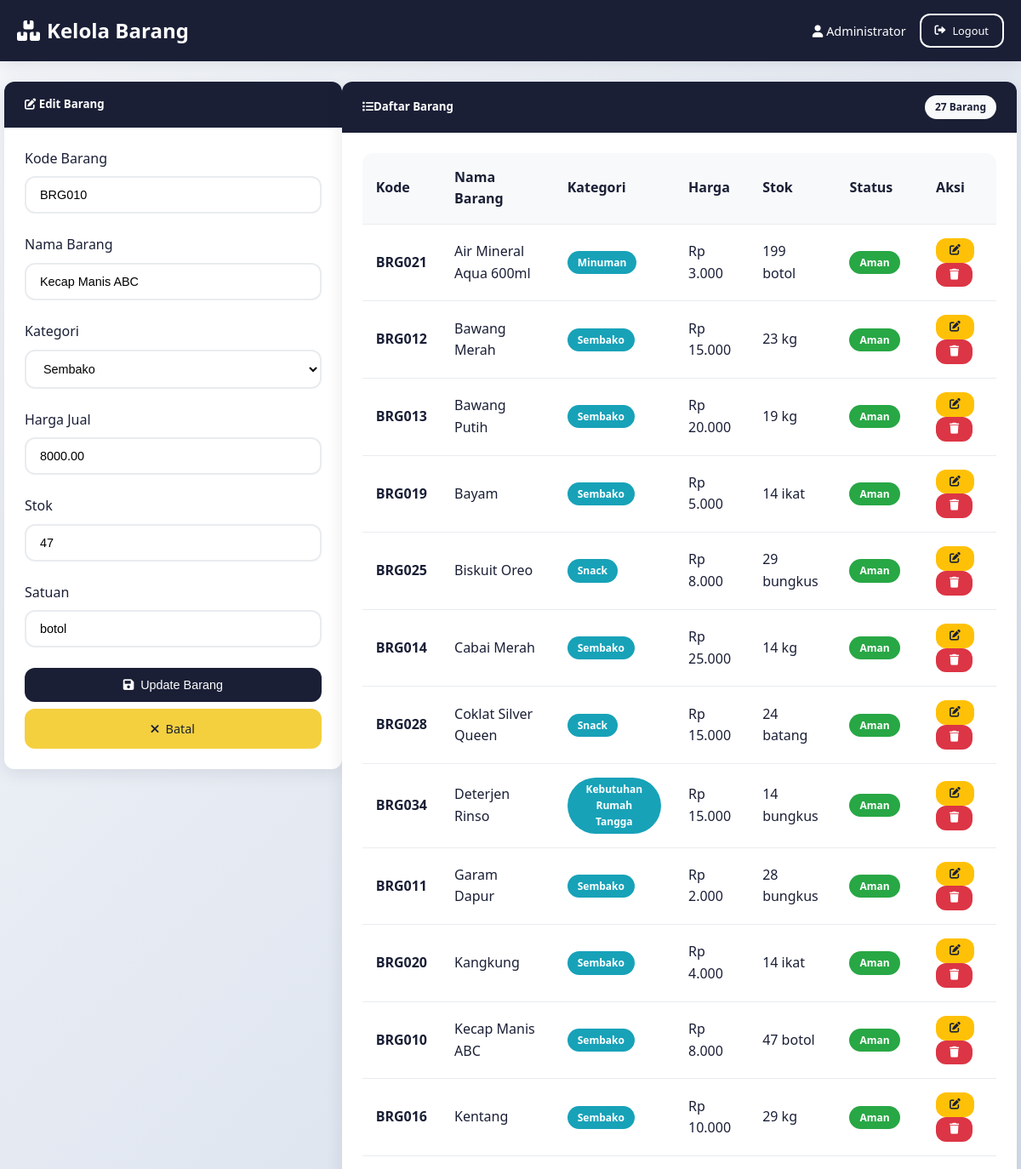
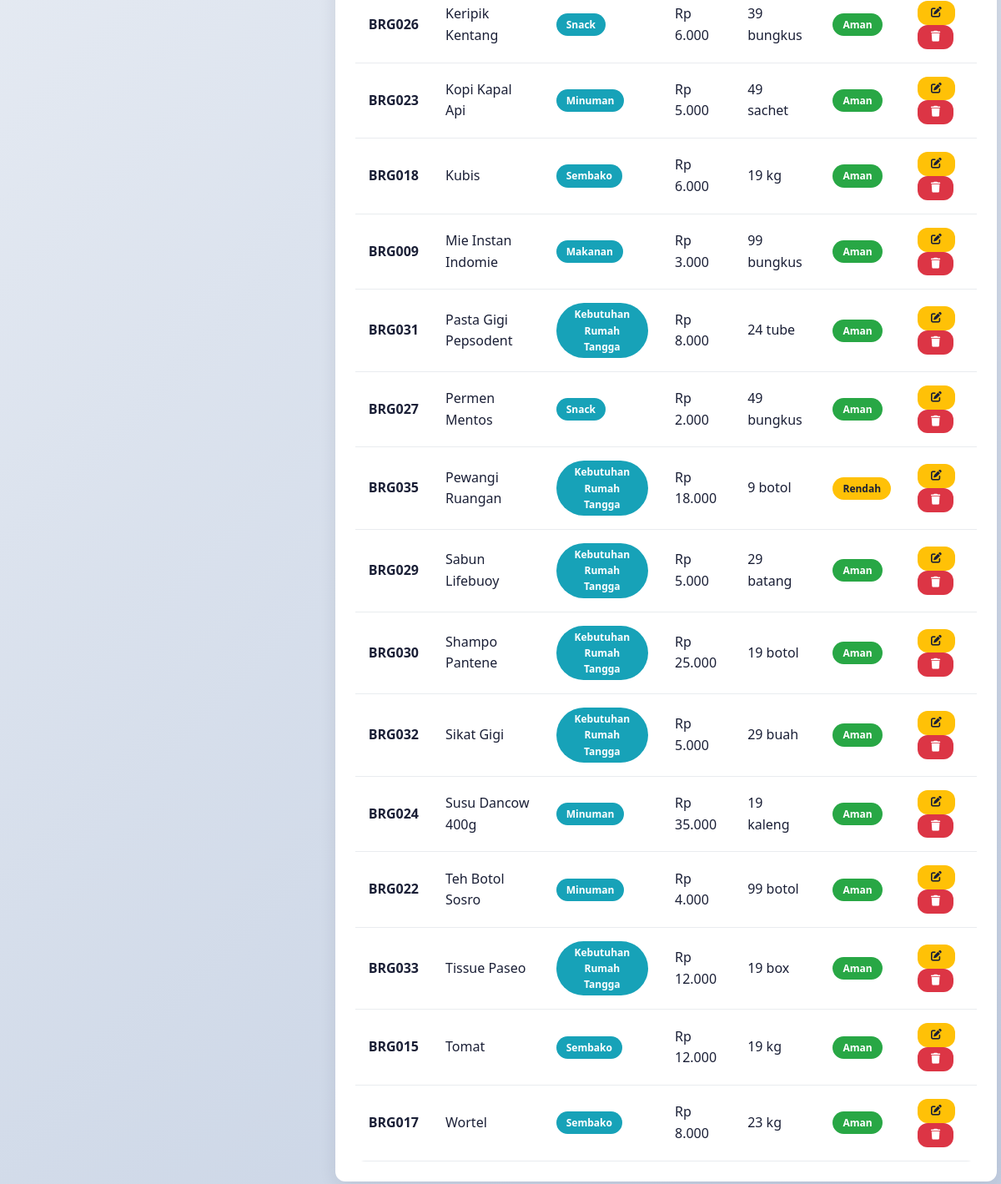
Page /kepala_toko/kelola_barang.php?edit=2 (signed in) on the committed database (2 pictures, top to bottom).
### tables this page shows
CREATE TABLE barang (
    id INT AUTO_INCREMENT PRIMARY KEY,
    kode_barang VARCHAR(20) UNIQUE NOT NULL,
    nama_barang VARCHAR(100) NOT NULL,
    kategori_id INT,
    harga_jual DECIMAL(10,2) NOT NULL,
    stok INT DEFAULT 0,
    satuan VARCHAR(20) DEFAULT 'pcs',
    created_at TIMESTAMP DEFAULT CURRENT_TIMESTAMP,
    updated_at TIMESTAMP DEFAULT CURRENT_TIMESTAMP ON UPDATE CURRENT_TIMESTAMP,
    FOREIGN KEY (kategori_id) REFERENCES kategori(id) ON DELETE SET NULL
);

CREATE TABLE kategori (
    id INT AUTO_INCREMENT PRIMARY KEY,
    nama_kategori VARCHAR(50) NOT NULL,
    created_at TIMESTAMP DEFAULT CURRENT_TIMESTAMP
);

### kepala_toko/kelola_barang.php (the view, shortened to what this page needs)
<?php
$database = new Database();
$db = $database->getConnection();
$query_barang = "SELECT b.*, k.nama_kategori FROM barang b
                 LEFT JOIN kategori k ON b.kategori_id = k.id
                 ORDER BY b.nama_barang";
$stmt_barang = $db->prepare($query_barang);
$stmt_barang->execute();
$barang_list = $stmt_barang->fetchAll(PDO::FETCH_ASSOC);
$query_kategori = "SELECT * FROM kategori ORDER BY nama_kategori";
$stmt_kategori = $db->prepare($query_kategori);
$stmt_kategori->execute();
$kategori_list = $stmt_kategori->fetchAll(PDO::FETCH_ASSOC);
$edit_barang = null;
if (isset($_GET['edit'])) {
    $id = $_GET['edit'];
    $query_edit = "SELECT * FROM barang WHERE id=?";
    $stmt_edit = $db->prepare($query_edit);
    $stmt_edit->execute([$id]);
    $edit_barang = $stmt_edit->fetch(PDO::FETCH_ASSOC);
}
?>
<!DOCTYPE html>
<html lang="id">
<head>
    <link href="https://cdnjs.cloudflare.com/ajax/libs/font-awesome/6.0.0/css/all.min.css" rel="stylesheet">
    <link href="../assets/css/modern-style.css" rel="stylesheet">
</head>
<body>
    <nav class="navbar">
        <div class="container-fluid">
            <div class="navbar-content">
                <a class="navbar-brand" href="dashboard.php">
                    <i class="fas fa-boxes"></i>Kelola Barang
                </a>
                <div class="navbar-nav">
                    <span class="navbar-text">
                        <i class="fas fa-user"></i> <?php echo $_SESSION['nama_lengkap']; ?>
                    </span>
                    <a class="btn btn-outline-light btn-sm" href="../logout.php">
                        <i class="fas fa-sign-out-alt"></i>Logout
                    </a>
                </div>
            </div>
        </div>
    </nav>
    <div class="container-fluid mt-4">
        <div class="row">
            <div class="col-md-4">
                <div class="card mb-4 fade-in">
                    <div class="card-header">
                        <h5 class="mb-0">
                            <i class="fas fa-<?php echo $edit_barang ? 'edit' : 'plus-circle'; ?>"></i>
                            <?php echo $edit_barang ? 'Edit Barang' : 'Tambah Barang'; ?>
                        </h5>
                    </div>
                    <div class="card-body">
                        <form method="POST">
                            <div class="form-group">
                                <label class="form-label">Kode Barang</label>
                                <input type="text" class="form-control" name="kode_barang"
                                       value="<?php echo $edit_barang['kode_barang'] ?? ''; ?>" required>
                            </div>
                            <div class="form-group">
                                <label class="form-label">Nama Barang</label>
                                <input type="text" class="form-control" name="nama_barang"
                                       value="<?php echo $edit_barang['nama_barang'] ?? ''; ?>" required>
                            </div>
                            <div class="form-group">
                                <label class="form-label">Kategori</label>
                                <select class="form-select" name="kategori_id" required>
                                    <?php foreach ($kategori_list as $kategori): ?>
                                        <option value="<?php echo $kategori['id']; ?>"
                                                <?php echo ($edit_barang && $edit_barang['kategori_id'] == $kategori['id']) ? 'selected' : ''; ?>>
                                            <?php echo $kategori['nama_kategori']; ?>
                                        </option>
                                    <?php endforeach; ?>
                                </select>
                            </div>
                            <div class="form-group">
                                <label class="form-label">Harga Jual</label>
                                <input type="number" class="form-control" name="harga_jual"
                                       value="<?php echo $edit_barang['harga_jual'] ?? ''; ?>" min="0" step="100" required>
                            </div>
                            <div class="form-group">
                                <label class="form-label">Stok</label>
                                <input type="number" class="form-control" name="stok"
                                       value="<?php echo $edit_barang['stok'] ?? ''; ?>" min="0" required>
                            </div>
                            <div class="form-group">
                                <label class="form-label">Satuan</label>
                                <input type="text" class="form-control" name="satuan"
                                       value="<?php echo $edit_barang['satuan'] ?? 'pcs'; ?>" required>
                            </div>
                            <button type="submit" class="btn btn-primary w-100 mb-2">
                                <i class="fas fa-save"></i>
                                <?php echo $edit_barang ? 'Update Barang' : 'Tambah Barang'; ?>
                            </button>
                            <?php if ($edit_barang): ?>
                                <a href="kelola_barang.php" class="btn btn-secondary w-100">
                                    <i class="fas fa-times"></i>Batal
                                </a>
                            <?php endif; ?>
                        </form>
                    </div>
                </div>
            </div>
            <div class="col-md-8">
                <div class="card fade-in">
                    <div class="card-header">
                        <h5 class="mb-0"><i class="fas fa-list"></i>Daftar Barang</h5>
                        <span class="badge bg-light"><?php echo count($barang_list); ?> Barang</span>
                    </div>
                    <div class="card-body">
                        <div class="table-responsive">
                            <table class="table table-hover">
                                <thead>
                                    <tr>
                                        <th>Kode</th>
                                        <th>Nama Barang</th>
                                        <th>Kategori</th>
                                        <th>Harga</th>
                                        <th>Stok</th>
                                        <th>Status</th>
                                        <th>Aksi</th>
                                    </tr>
                                </thead>
                                <tbody>
                                    <?php foreach ($barang_list as $barang): ?>
                                        <tr>
                                            <td><strong><?php echo $barang['kode_barang']; ?></strong></td>
                                            <td><?php echo $barang['nama_barang']; ?></td>
                                            <td>
                                                <span class="badge bg-info"><?php echo $barang['nama_kategori']; ?></span>
                                            </td>
                                            <td>Rp <?php echo number_format($barang['harga_jual'], 0, ',', '.'); ?></td>
                                            <td><?php echo $barang['stok'] . ' ' . $barang['satuan']; ?></td>
                                            <td>
                                                <?php if ($barang['stok'] <= 5): ?>
                                                    <span class="badge bg-danger">Kritis</span>
                                                <?php elseif ($barang['stok'] <= 10): ?>
                                                    <span class="badge bg-warning">Rendah</span>
                                                <?php else: ?>
                                                    <span class="badge bg-success">Aman</span>
                                                <?php endif; ?>
                                            </td>
                                            <td>
                                                <div class="btn-group" role="group">
                                                    <a href="?edit=<?php echo $barang['id']; ?>" class="btn btn-warning btn-sm">
                                                        <i class="fas fa-edit"></i>
                                                    </a>
                                                    <button class="btn btn-danger btn-sm" onclick="deleteBarang(<?php echo $barang['id']; ?>, '<?php echo $barang['nama_barang']; ?>')">
                                                        <i class="fas fa-trash"></i>
                                                    </button>
                                                </div>
                                            </td>
                                        </tr>
                                    <?php endforeach; ?>
                                </tbody>
                            </table>
                        </div>
                    </div>
                </div>
            </div>
        </div>
    </div>
</body>
</html>

### assets/css/modern-style.css (style rules this page uses)
:root { --primary-color: #1a1f36; --secondary-color: #f4d03f; --primary-light: #2c3454; --secondary-light: #f7dc6f; --white: #ffffff; --light-gray: #f8f9fa; --medium-gray: #e9ecef; --dark-gray: #6c757d; --success: #28a745; --warning: #ffc107; --danger: #dc3545; --info: #17a2b8; --shadow: 0 4px 20px rgba(26, 31, 54, 0.1); --shadow-hover: 0 8px 30px rgba(26, 31, 54, 0.15); --border-radius: 12px; --transition: all 0.3s cubic-bezier(0.4, 0, 0.2, 1); }
* { margin: 0; padding: 0; box-sizing: border-box; }
body { font-family: 'Segoe UI', Tahoma, Geneva, Verdana, sans-serif; line-height: 1.6; color: var(--primary-color); background: linear-gradient(135deg, #f5f7fa 0%, #c3cfe2 100%); min-height: 100vh; }
.container-fluid { width: 100%; padding: 0 20px; }
.row { display: flex; flex-wrap: wrap; margin: 0 -15px; }
@media (min-width: 768px) { .col-md-4 { flex: 0 0 33.333333%; max-width: 33.333333%; } }
@media (min-width: 768px) { .col-md-8 { flex: 0 0 66.666667%; max-width: 66.666667%; } }
.navbar { background: var(--primary-color); padding: 1rem 0; box-shadow: var(--shadow); position: sticky; top: 0; z-index: 1000; }
.navbar-content { display: flex; justify-content: space-between; align-items: center; }
.navbar-brand { color: var(--white); text-decoration: none; font-size: 1.5rem; font-weight: 700; display: flex; align-items: center; gap: 0.5rem; }
.navbar-nav { display: flex; align-items: center; gap: 1rem; }
.navbar-text { color: var(--white); font-size: 0.9rem; }
.card { background: var(--white); border-radius: var(--border-radius); box-shadow: var(--shadow); transition: var(--transition); overflow: hidden; margin-bottom: 1.5rem; }
.card-header { background: var(--primary-color); color: var(--white); padding: 1rem 1.5rem; border-bottom: none; display: flex; justify-content: space-between; align-items: center; }
.card-body { padding: 1.5rem; }
.btn { display: inline-flex; align-items: center; justify-content: center; gap: 0.5rem; padding: 0.75rem 1.5rem; border: none; border-radius: var(--border-radius); font-size: 0.9rem; font-weight: 500; text-decoration: none; cursor: pointer; transition: var(--transition); white-space: nowrap; }
.btn-primary { background: var(--primary-color); color: var(--white); }
.btn-secondary { background: var(--secondary-color); color: var(--primary-color); }
.btn-warning { background: var(--warning); color: var(--primary-color); }
.btn-danger { background: var(--danger); color: var(--white); }
.btn-outline-light { background: transparent; color: var(--white); border: 2px solid var(--white); }
.btn-sm { padding: 0.5rem 1rem; font-size: 0.8rem; }
.w-100 { width: 100%; }
.form-group { margin-bottom: 1.5rem; }
.form-label { display: block; margin-bottom: 0.5rem; font-weight: 500; color: var(--primary-color); }
.form-control, .form-select { width: 100%; padding: 0.75rem 1rem; border: 2px solid var(--medium-gray); border-radius: var(--border-radius); font-size: 0.9rem; transition: var(--transition); background: var(--white); }
.table-responsive { overflow-x: auto; border-radius: var(--border-radius); }
.table { width: 100%; border-collapse: collapse; background: var(--white); }
.table th, .table td { padding: 1rem; text-align: left; border-bottom: 1px solid var(--medium-gray); }
.table th { background: var(--light-gray); font-weight: 600; color: var(--primary-color); }
.badge { display: inline-block; padding: 0.25rem 0.75rem; font-size: 0.75rem; font-weight: 600; border-radius: 50px; text-align: center; }
.badge.bg-success { background: var(--success); color: var(--white); }
.badge.bg-warning { background: var(--warning); color: var(--primary-color); }
.badge.bg-info { background: var(--info); color: var(--white); }
.badge.bg-light { background: var(--light-gray); color: var(--primary-color); }
.mb-0 { margin-bottom: 0; }
.mb-2 { margin-bottom: 0.5rem; }
.mb-4 { margin-bottom: 1.5rem; }
.mt-4 { margin-top: 1.5rem; }
.fade-in { animation: fadeIn 0.5s ease-out; }

### rows in the picture
barang: kode_barang "BRG010", nama_barang "Kecap Manis ABC", kategori_id "Sembako", harga_jual "8000.00", stok "47", satuan "botol", kategori.nama_kategori "Sembako", harga_jual "8.000", shows "Aman"
barang: kode_barang "BRG021", nama_barang "Air Mineral Aqua 600ml", kategori.nama_kategori "Minuman", harga_jual "3.000", stok "199", satuan "botol", shows "Aman"
barang: kode_barang "BRG012", nama_barang "Bawang Merah", kategori.nama_kategori "Sembako", harga_jual "15.000", stok "23", satuan "kg", shows "Aman"
barang: kode_barang "BRG013", nama_barang "Bawang Putih", kategori.nama_kategori "Sembako", harga_jual "20.000", stok "19", satuan "kg", shows "Aman"
barang: kode_barang "BRG019", nama_barang "Bayam", kategori.nama_kategori "Sembako", harga_jual "5.000", stok "14", satuan "ikat", shows "Aman"
barang: kode_barang "BRG025", nama_barang "Biskuit Oreo", kategori.nama_kategori "Snack", harga_jual "8.000", stok "29", satuan "bungkus", shows "Aman"
barang: kode_barang "BRG014", nama_barang "Cabai Merah", kategori.nama_kategori "Sembako", harga_jual "25.000", stok "14", satuan "kg", shows "Aman"
barang: kode_barang "BRG028", nama_barang "Coklat Silver Queen", kategori.nama_kategori "Snack", harga_jual "15.000", stok "24", satuan "batang", shows "Aman"
barang: kode_barang "BRG034", nama_barang "Deterjen Rinso", kategori.nama_kategori "Kebutuhan Rumah Tangga", harga_jual "15.000", stok "14", satuan "bungkus", shows "Aman"
barang: kode_barang "BRG011", nama_barang "Garam Dapur", kategori.nama_kategori "Sembako", harga_jual "2.000", stok "28", satuan "bungkus", shows "Aman"
barang: kode_barang "BRG020", nama_barang "Kangkung", kategori.nama_kategori "Sembako", harga_jual "4.000", stok "14", satuan "ikat", shows "Aman"
barang: kode_barang "BRG016", nama_barang "Kentang", kategori.nama_kategori "Sembako", harga_jual "10.000", stok "29", satuan "kg", shows "Aman"
barang: kode_barang "BRG026", nama_barang "Keripik Kentang", kategori.nama_kategori "Snack", harga_jual "6.000", stok "39", satuan "bungkus", shows "Aman"
barang: kode_barang "BRG023", nama_barang "Kopi Kapal Api", kategori.nama_kategori "Minuman", harga_jual "5.000", stok "49", satuan "sachet", shows "Aman"
barang: kode_barang "BRG018", nama_barang "Kubis", kategori.nama_kategori "Sembako", harga_jual "6.000", stok "19", satuan "kg", shows "Aman"
barang: kode_barang "BRG009", nama_barang "Mie Instan Indomie", kategori.nama_kategori "Makanan", harga_jual "3.000", stok "99", satuan "bungkus", shows "Aman"
barang: kode_barang "BRG031", nama_barang "Pasta Gigi Pepsodent", kategori.nama_kategori "Kebutuhan Rumah Tangga", harga_jual "8.000", stok "24", satuan "tube", shows "Aman"
barang: kode_barang "BRG027", nama_barang "Permen Mentos", kategori.nama_kategori "Snack", harga_jual "2.000", stok "49", satuan "bungkus", shows "Aman"
barang: kode_barang "BRG035", nama_barang "Pewangi Ruangan", kategori.nama_kategori "Kebutuhan Rumah Tangga", harga_jual "18.000", stok "9", satuan "botol", shows "Rendah"
barang: kode_barang "BRG029", nama_barang "Sabun Lifebuoy", kategori.nama_kategori "Kebutuhan Rumah Tangga", harga_jual "5.000", stok "29", satuan "batang", shows "Aman"
barang: kode_barang "BRG030", nama_barang "Shampo Pantene", kategori.nama_kategori "Kebutuhan Rumah Tangga", harga_jual "25.000", stok "19", satuan "botol", shows "Aman"
barang: kode_barang "BRG032", nama_barang "Sikat Gigi", kategori.nama_kategori "Kebutuhan Rumah Tangga", harga_jual "5.000", stok "29", satuan "buah", shows "Aman"
barang: kode_barang "BRG024", nama_barang "Susu Dancow 400g", kategori.nama_kategori "Minuman", harga_jual "35.000", stok "19", satuan "kaleng", shows "Aman"
barang: kode_barang "BRG022", nama_barang "Teh Botol Sosro", kategori.nama_kategori "Minuman", harga_jual "4.000", stok "99", satuan "botol", shows "Aman"
barang: kode_barang "BRG033", nama_barang "Tissue Paseo", kategori.nama_kategori "Kebutuhan Rumah Tangga", harga_jual "12.000", stok "19", satuan "box", shows "Aman"
barang: kode_barang "BRG015", nama_barang "Tomat", kategori.nama_kategori "Sembako", harga_jual "12.000", stok "19", satuan "kg", shows "Aman"
barang: kode_barang "BRG017", nama_barang "Wortel", kategori.nama_kategori "Sembako", harga_jual "8.000", stok "23", satuan "kg", shows "Aman"

### other values in the picture
$_SESSION['nama_lengkap'] "Administrator"
count($barang_list) "27"
